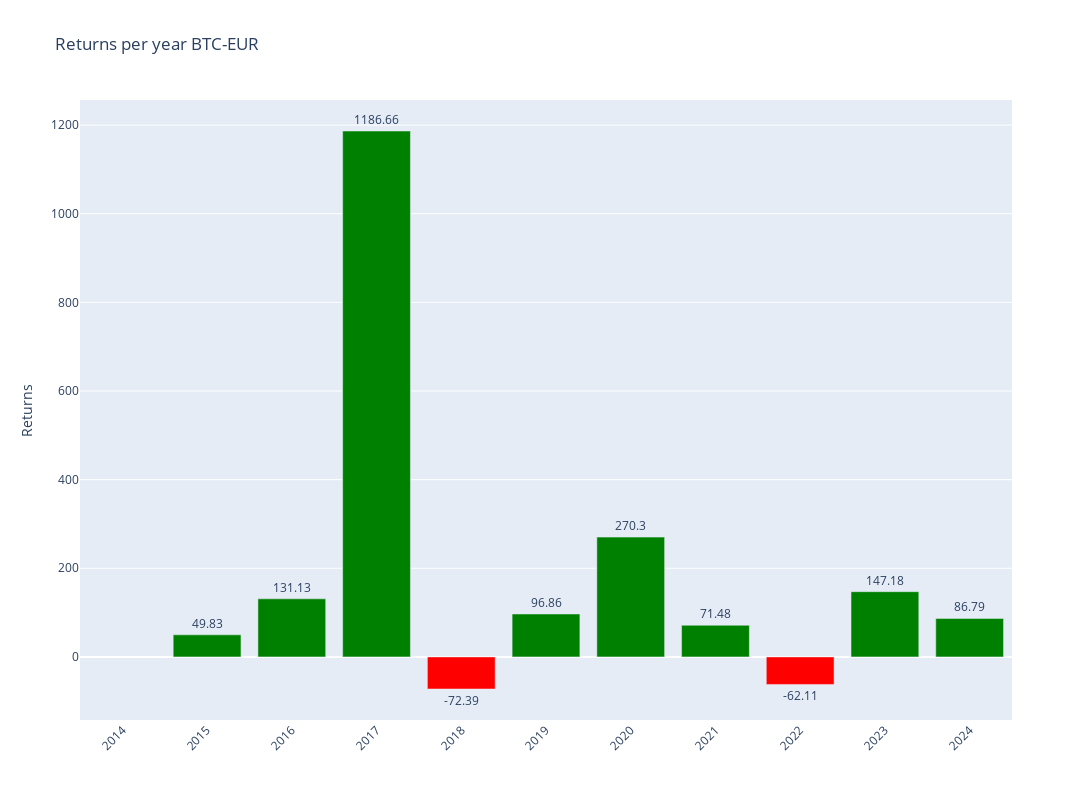

The notebook cell this image was saved under:
### Code cell
# Plotly
fig = make_subplots()

# Add colors
colors = ['green' if x >= 0 else 'red' for x in annual_data['Return']]

# Graph (1,1)
fig.add_trace(go.Bar(y=annual_data['Return'],x=annual_data['Return'].index,text=round(annual_data['Return'],2),textposition='outside',marker_color=colors,hoverinfo='skip'),row=1,col=1)

# Update xaxis properties
fig.update_yaxes(title_text="Returns", row=1, col=1)

fig.update_layout(xaxis=dict(tickvals=annual_data.index,tickangle=-45),height=800, width=1300,title=f"Returns per year {ticker}")

fig.show()

### Figure 1 — Plotly figure (JSON) as saved in the notebook; plotly's stock layout.template omitted (floating-point values rounded to 4 significant figures)
{"data": [{"hoverinfo": "skip", "marker": {"color": ["red", "green", "green", "green", "red", "green", "green", "green", "red", "green", "green"]}, "text": [null, 49.83, 131.1, 1187.0, -72.39, 96.86, 270.3, 71.48, -62.11, 147.2, 86.79], "textposition": "outside", "type": "bar", "x": [2014, 2015, 2016, 2017, 2018, 2019, 2020, 2021, 2022, 2023, 2024], "xaxis": "x", "y": [null, 49.83, 131.1, 1187.0, -72.39, 96.86, 270.3, 71.48, -62.11, 147.2, 86.79], "yaxis": "y"}], "layout": {"height": 800, "title": {"text": "Returns per year BTC-EUR"}, "width": 1300, "xaxis": {"anchor": "y", "domain": [0, 1], "tickangle": -45, "tickvals": [2014, 2015, 2016, 2017, 2018, 2019, 2020, 2021, 2022, 2023, 2024]}, "yaxis": {"anchor": "x", "domain": [0, 1], "title": {"text": "Returns"}}}}
